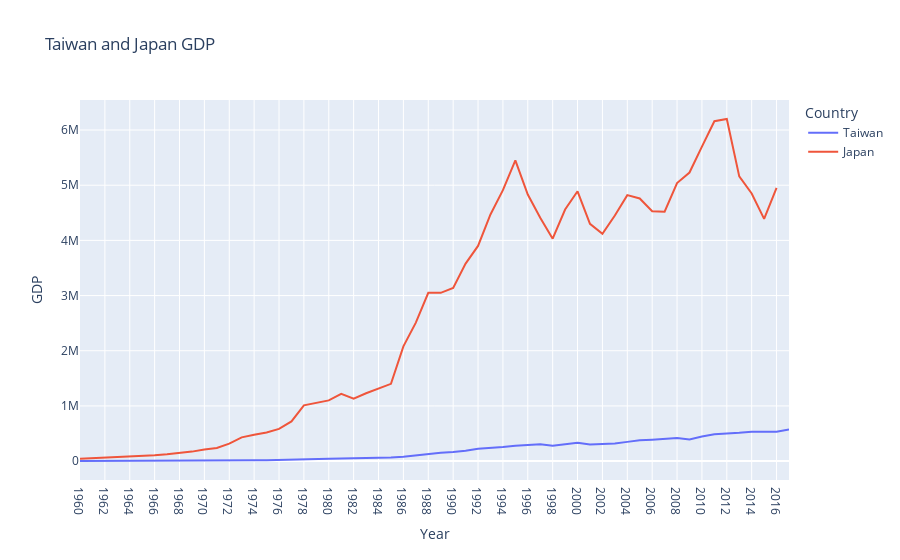

Write notebook code for a chart like this one.
### Code cell
import pandas as pd
import plotly.express as px
#日本和台灣GDP比較
dataTW = pd.read_csv('gdp_taiwan.csv', encoding='utf-8')
dataJP = pd.read_csv('gdp_japan.csv', encoding='utf-8')
melted_df_TW = dataTW.melt(id_vars=['Name'], var_name='Year', value_name='GDP')
melted_df_JP = dataJP.melt(id_vars=['year'], var_name='Year', value_name='GDP')

# 使用rename函数重命名列
melted_df_TW = melted_df_TW.rename(columns={'Name': 'Country'})
melted_df_JP = melted_df_JP.rename(columns={'year': 'Country'})
#合併兩個DF
merged_df = pd.concat([melted_df_TW, melted_df_JP])
# 绘制线图
fig = px.line(merged_df, x="Year", y="GDP", color='Country', title='Taiwan and Japan GDP')
fig.show()
# print(melted_df)
# print(dataTW.head())
#日本和台灣GDP比較

### Figure 1 — Plotly figure (JSON) as saved in the notebook; plotly's stock layout.template omitted (floating-point values rounded to 4 significant figures)
{"data": [{"hovertemplate": "Country=Taiwan<br>Year=%{x}<br>GDP=%{y}<extra></extra>", "legendgroup": "Taiwan", "line": {"color": "#636efa", "dash": "solid"}, "marker": {"symbol": "circle"}, "mode": "lines", "name": "Taiwan", "orientation": "v", "showlegend": true, "type": "scatter", "x": ["1960", "1961", "1962", "1963", "1964", "1965", "1966", "1967", "1968", "1969", "1970", "1971", "1972", "1973", "1974", "1975", "1976", "1977", "1978", "1979", "1980", "1981", "1982", "1983", "1984", "1985", "1986", "1987", "1988", "1989", "1990", "1991", "1992", "1993", "1994", "1995", "1996", "1997", "1998", "1999", "2000", "2001", "2002", "2003", "2004", "2005", "2006", "2007", "2008", "2009", "2010", "2011", "2012", "2013", "2014", "2015", "2016", "2017"], "xaxis": "x", "y": [1743, 1778, 1960, 2219, 2592, 2869, 3207, 3709, 4326, 5018, 5786, 6728, 8063, 10941, 14740, 15838, 18989, 22254, 27375, 33878, 42295, 49063, 49550, 54169, 61052, 63623, 78386, 104956, 126366, 152710, 166615, 187314, 223159, 235140, 256404, 279224, 292665, 303737, 280369, 304171, 331452, 300450, 308875, 318590, 348479, 375769, 388589, 408254, 416961, 392065, 446105, 485653, 495845, 511614, 530519, 525562, 530532, 572767], "yaxis": "y"}, {"hovertemplate": "Country=Japan<br>Year=%{x}<br>GDP=%{y}<extra></extra>", "legendgroup": "Japan", "line": {"color": "#EF553B", "dash": "solid"}, "marker": {"symbol": "circle"}, "mode": "lines", "name": "Japan", "orientation": "v", "showlegend": true, "type": "scatter", "x": ["1960", "1961", "1962", "1963", "1964", "1965", "1966", "1967", "1968", "1969", "1970", "1971", "1972", "1973", "1974", "1975", "1976", "1977", "1978", "1979", "1980", "1981", "1982", "1983", "1984", "1985", "1986", "1987", "1988", "1989", "1990", "1991", "1992", "1993", "1994", "1995", "1996", "1997", "1998", "1999", "2000", "2001", "2002", "2003", "2004", "2005", "2006", "2007", "2008", "2009", "2010", "2011", "2012", "2013", "2014", "2015", "2016"], "xaxis": "x", "y": [44307, 53509, 60723, 69498, 81749, 90950, 106000, 124000, 147000, 172000, 212000, 239000, 316000, 430000, 477000, 519000, 583000, 718000, 1010000, 1050000, 1100000, 1220000, 1130000, 1230000, 1310000, 1400000, 2080000, 2510000, 3050000, 3050000, 3140000, 3580000, 3900000, 4470000, 4910000, 5450000, 4830000, 4410000, 4030000, 4560000, 4890000, 4300000, 4120000, 4450000, 4820000, 4760000, 4530000, 4520000, 5040000, 5230000, 5700000, 6160000, 6200000, 5160000, 4850000, 4390000, 4950000], "yaxis": "y"}], "layout": {"legend": {"title": {"text": "Country"}, "tracegroupgap": 0}, "title": {"text": "Taiwan and Japan GDP"}, "xaxis": {"anchor": "y", "domain": [0, 1], "title": {"text": "Year"}}, "yaxis": {"anchor": "x", "domain": [0, 1], "title": {"text": "GDP"}}}}
